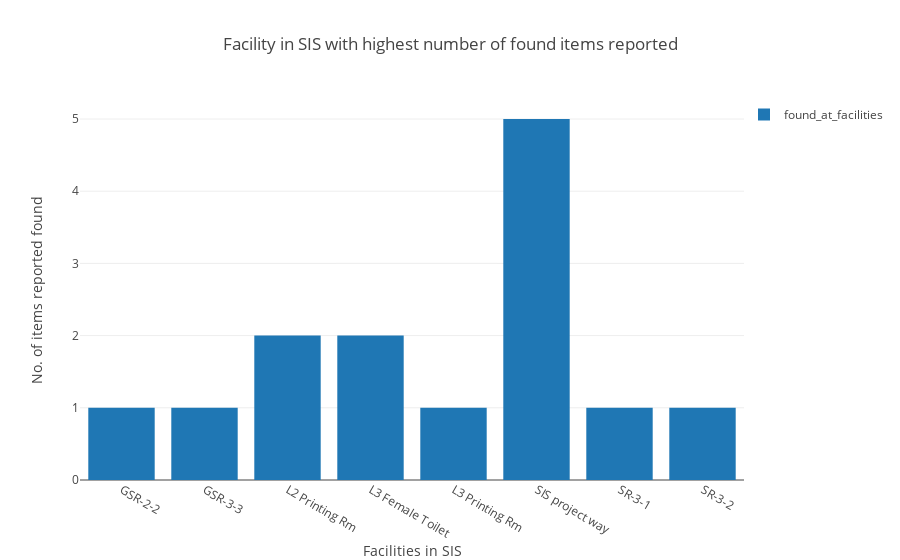

The cell this chart's notebook holds for it:
### Code cell
results = go.Bar(x=count_locations1['found_at_facilities'], y=count_locations1['count_locations'], name='found_at_facilities')
data = [results]

layout = go.Layout(title='Facility in SIS with highest number of found items reported', 
                   xaxis={'title':'Facilities in SIS'}, 
                   yaxis={'title':'No. of items reported found'}, showlegend=True, legend=dict(x=1, y=1)) 

fig = go.Figure(data=data, layout=layout)
iplot(fig)

### Figure 1 — Plotly figure (JSON) as saved in the notebook; plotly's stock layout.template omitted (floating-point values rounded to 4 significant figures)
{"data": [{"name": "found_at_facilities", "type": "bar", "uid": "16cd1e3d-f746-45b3-ad50-5b9ac08860fd", "x": ["GSR-2-2", "GSR-3-3", "L2 Printing Rm", "L3 Female Toilet", "L3 Printing Rm", "SIS project way", "SR-3-1", "SR-3-2"], "y": [1, 1, 2, 2, 1, 5, 1, 1]}], "layout": {"legend": {"x": 1, "y": 1}, "showlegend": true, "title": {"text": "Facility in SIS with highest number of found items reported"}, "xaxis": {"title": {"text": "Facilities in SIS"}}, "yaxis": {"title": {"text": "No. of items reported found"}}}}
